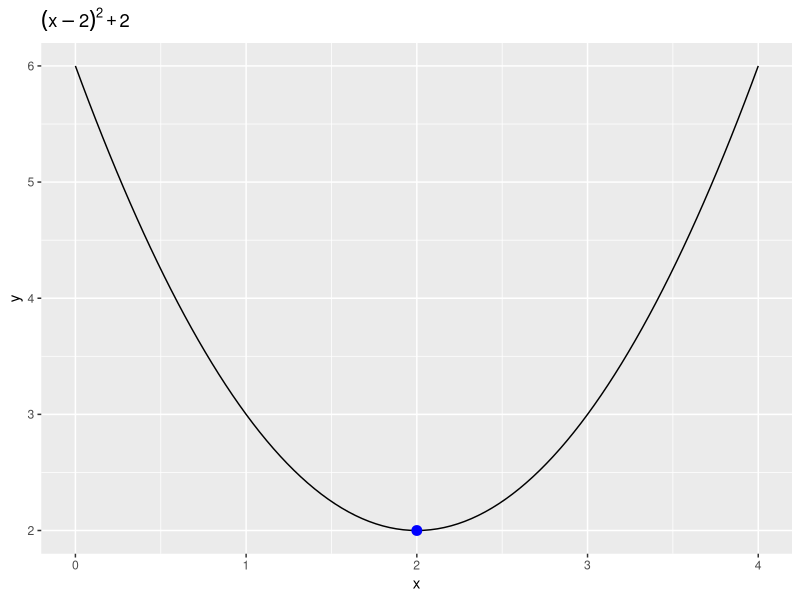

Generate this figure with R:
# Experiment: Gradient Descent

library(grid)
library(dplyr)
library(scales)
library(ggplot2)
library(Deriv)

Formula <- function(x) {
  (x-2)**2+2
}

# visualization for the formula
ggplot(data.frame(x=c(0,4)), aes(x)) +
  stat_function(fun = Formula) +
  geom_point(data = data.frame(x = 2, y = Formula(2)), aes(x,y),
             color = "blue", size = 3) +
  ggtitle(expression((x-2)**2+2))

# finding the derivative for the Formula
derivative <- Deriv(Formula,"x")
derivative

# defining the alpha value (learning rate)
learning_rate <- 0.2

# initializing the values
xold <- 2.2
xnew <- xold - learning_rate*derivative(xold)
xnew

# define the epsilon value & maximum iterations allowed
epsilon <- 0.01
step <- 2
iter <- 10

# records the value of x & y and add the initial guess
xtrace <- list()
ytrace <- list()
xtrace[[1]] <- xold
ytrace[[1]] <- Formula(xold)
xtrace[[2]] <- xnew
ytrace[[2]] <- Formula(xnew)

delta <- abs(xold - xnew)
while (delta >= epsilon & step <= iter) {
  step <- step + 1
  xtrace[[step]] <- xtrace[[step-1]] - learning_rate*derivative(xtrace[[step-1]])
  ytrace[[step]] <- Formula(xtrace[[step]])
  delta <- abs(xtrace[[step-1]] - xtrace[[step]])  
}

record <- data.frame(x = do.call(rbind, xtrace), y = do.call(rbind, ytrace))
record
